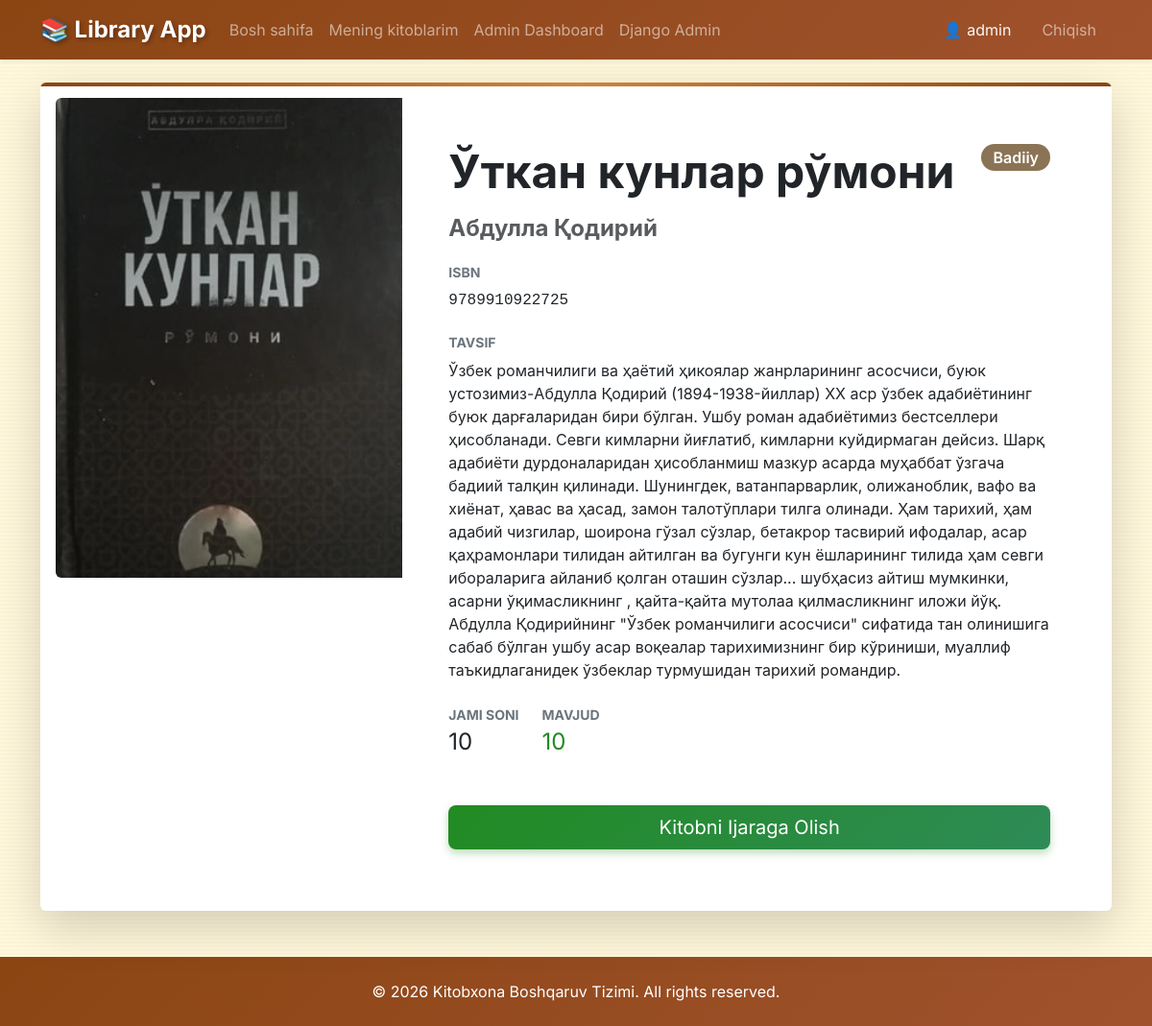
Page /book/5/ (signed in) on the earlier database version.
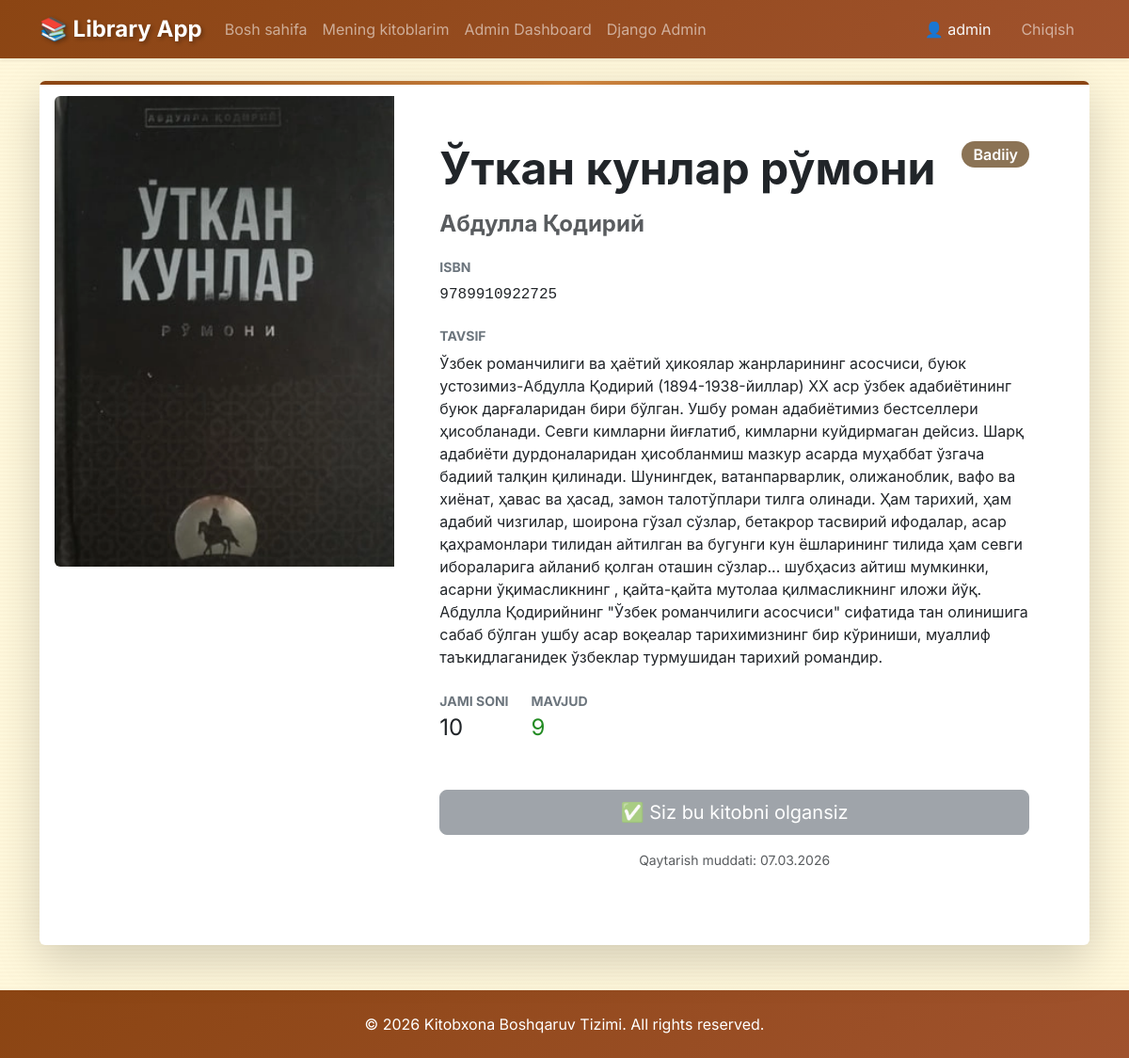
Same page on the later database version.
### library/models.py (models this page shows, shortened)
class Book(models.Model):
    GENRE_CHOICES = [
        ('fiction', 'Badiiy'),
        ('science', 'Ilmiy'),
        ('documentary', 'Hujjatli'),
        ('history', 'Tarixiy'),
        ('other', 'Boshqa'),
    ]
    title = models.CharField(max_length=200, verbose_name="Kitob nomi")
    author = models.CharField(max_length=200, verbose_name="Muallif")
    isbn = models.CharField(max_length=13, unique=True, verbose_name="ISBN")
    genre = models.CharField(max_length=20, choices=GENRE_CHOICES, default='other', verbose_name="Janr")
    description = models.TextField(blank=True, verbose_name="Tavsif")
    quantity = models.PositiveIntegerField(default=1, verbose_name="Jami soni")
    image = models.ImageField(upload_to='books/', blank=True, null=True, verbose_name="Rasm")
    created_at = models.DateTimeField(auto_now_add=True)
    @property
    def available_quantity(self):
        active_loans = self.loan_set.filter(status='active').count()
        return self.quantity - active_loans

class Loan(models.Model):
    STATUS_CHOICES = [
        ('active', 'Ijarada'),
        ('returned', 'Qaytarilgan'),
    ]
    user = models.ForeignKey(User, on_delete=models.CASCADE, verbose_name="Foydalanuvchi")
    book = models.ForeignKey(Book, on_delete=models.CASCADE, verbose_name="Kitob")
    borrow_date = models.DateTimeField(auto_now_add=True, verbose_name="Olingan vaqt")
    return_date = models.DateTimeField(verbose_name="Qaytarish muddati") # Expected return date
    actual_return_date = models.DateTimeField(null=True, blank=True, verbose_name="Qaytarilgan vaqt")
    status = models.CharField(max_length=10, choices=STATUS_CHOICES, default='active', verbose_name="Holat")

### library/views.py (the view)
# urls.py: path('book/<int:pk>/', views.book_detail, name='book_detail'),
@login_required
def book_detail(request, pk):
    book = get_object_or_404(Book, pk=pk)
    active_loan = Loan.objects.filter(user=request.user, book=book, status='active').first()
    context = {
        'book': book,
        'active_loan': active_loan
    }
    return render(request, 'library/book_detail.html', context)

### templates/library/book_detail.html (shortened to what this page needs)
{% extends 'base.html' %}
{% block content %}
<div class="card shadow-lg p-3 mb-5 bg-body rounded">
    <div class="row g-0">
        <div class="col-md-4">
            {% if book.image %}
            <img src="{{ book.image.url }}" class="img-fluid rounded-start w-100"
                style="object-fit: cover; height: 100%; max-height: 500px;" alt="{{ book.title }}">
            {% else %}
            <div class="d-flex align-items-center justify-content-center bg-light h-100 text-muted"
                style="min-height: 400px;">
                <h3>Rasm yo'q</h3>
            </div>
            {% endif %}
        </div>
        <div class="col-md-8">
            <div class="card-body p-4 p-lg-5">
                <div class="d-flex justify-content-between align-items-start">
                    <h1 class="card-title fw-bold mb-3 display-5">{{ book.title }}</h1>
                    <span class="badge bg-secondary fs-6">{{ book.get_genre_display }}</span>
                </div>
                <h4 class="text-muted mb-4">{{ book.author }}</h4>
                <div class="mb-4">
                    <h6 class="fw-bold text-uppercase text-secondary small">ISBN</h6>
                    <p class="font-monospace">{{ book.isbn }}</p>
                </div>
                <div class="mb-4">
                    <h6 class="fw-bold text-uppercase text-secondary small">Tavsif</h6>
                    <p class="card-text">{{ book.description|default:"Tavsif mavjud emas." }}</p>
                </div>
                <div class="d-flex align-items-center mb-5">
                    <div class="me-4">
                        <span class="d-block fw-bold text-uppercase text-secondary small">Jami soni</span>
                        <span class="fs-4">{{ book.quantity }}</span>
                    </div>
                    <div>
                        <span class="d-block fw-bold text-uppercase text-secondary small">Mavjud</span>
                        <span class="fs-4 {% if book.available_quantity > 0 %}text-success{% else %}text-danger{% endif %}">{{ book.available_quantity }}</span>
                    </div>
                </div>
                <div class="d-grid gap-2">
                    {% if active_loan %}
                    <button class="btn btn-secondary btn-lg" disabled>
                        ✅ Siz bu kitobni olgansiz
                    </button>
                    <p class="text-center text-muted small mt-2">Qaytarish muddati: {{ active_loan.return_date|date:"d.m.Y" }}</p>
                    {% elif book.available_quantity > 0 %}
                    <button type="button" class="btn btn-success btn-lg" data-bs-toggle="modal"
                        data-bs-target="#borrowModal">
                        Kitobni Ijaraga Olish
                    </button>
                    {% else %}
                    <button class="btn btn-danger btn-lg" disabled>
                        🚫 Hozir mavjud emas
                    </button>
                    {% endif %}
                </div>
            </div>
        </div>
    </div>
</div>
{% endblock %}

Differences in the rows shown:
computed for Book "Ўткан кунлар рўмони": available_quantity "10" → "9"
added Loan: return_date "07.03.2026"
Other differences:
text no longer shown: "Kitobni Ijaraga Olish"
text now shown: "✅ Siz bu kitobni olgansiz Qaytarish muddati:"
